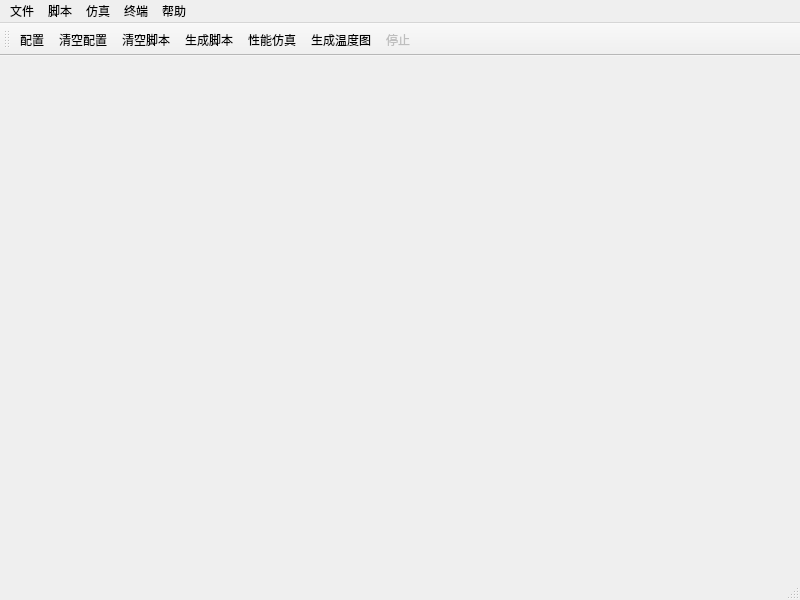
<?xml version="1.0" encoding="UTF-8"?>
<ui version="4.0">
 <class>MainPage</class>
 <widget class="QMainWindow" name="MainPage">
  <property name="geometry">
   <rect>
    <x>0</x>
    <y>0</y>
    <width>800</width>
    <height>600</height>
   </rect>
  </property>
  <property name="windowTitle">
   <string>Simulation Guide</string>
  </property>
  <property name="toolButtonStyle">
   <enum>Qt::ToolButtonIconOnly</enum>
  </property>
  <widget class="QWidget" name="centralwidget">
   <layout class="QHBoxLayout" name="horizontalLayout">
    <item>
     <widget class="ProbeWidget" name="probeWidget" native="true"/>
    </item>
    <item>
     <widget class="ChoiceWidget" name="choiceWidget" native="true"/>
    </item>
    <item>
     <widget class="HeatMapViewer" name="heatMapViewer" native="true"/>
    </item>
   </layout>
  </widget>
  <widget class="QMenuBar" name="menubar">
   <property name="geometry">
    <rect>
     <x>0</x>
     <y>0</y>
     <width>800</width>
     <height>28</height>
    </rect>
   </property>
   <property name="layoutDirection">
    <enum>Qt::LeftToRight</enum>
   </property>
   <property name="defaultUp">
    <bool>false</bool>
   </property>
   <widget class="QMenu" name="menu">
    <property name="title">
     <string>帮助</string>
    </property>
    <addaction name="actionAbout"/>
    <addaction name="actionAboutqt"/>
   </widget>
   <widget class="QMenu" name="menu_2">
    <property name="title">
     <string>仿真</string>
    </property>
    <addaction name="actionSimulatePerformance"/>
    <addaction name="actionGenHeatMap"/>
   </widget>
   <widget class="QMenu" name="menu_3">
    <property name="title">
     <string>脚本</string>
    </property>
    <addaction name="actionConfigure"/>
    <addaction name="actionClearConfig"/>
    <addaction name="actionCleanScript"/>
    <addaction name="actionGenScript"/>
   </widget>
   <widget class="QMenu" name="menu_4">
    <property name="title">
     <string>文件</string>
    </property>
    <addaction name="actionQuit"/>
   </widget>
   <widget class="QMenu" name="menu_5">
    <property name="title">
     <string>终端</string>
    </property>
    <addaction name="actionTerminate"/>
   </widget>
   <addaction name="menu_4"/>
   <addaction name="menu_3"/>
   <addaction name="menu_2"/>
   <addaction name="menu_5"/>
   <addaction name="menu"/>
  </widget>
  <widget class="QToolBar" name="toolBar">
   <property name="enabled">
    <bool>true</bool>
   </property>
   <property name="allowedAreas">
    <set>Qt::TopToolBarArea</set>
   </property>
   <property name="iconSize">
    <size>
     <width>30</width>
     <height>30</height>
    </size>
   </property>
   <property name="toolButtonStyle">
    <enum>Qt::ToolButtonTextUnderIcon</enum>
   </property>
   <attribute name="toolBarArea">
    <enum>TopToolBarArea</enum>
   </attribute>
   <attribute name="toolBarBreak">
    <bool>false</bool>
   </attribute>
   <addaction name="actionConfigure"/>
   <addaction name="actionClearConfig"/>
   <addaction name="actionCleanScript"/>
   <addaction name="actionGenScript"/>
   <addaction name="actionSimulatePerformance"/>
   <addaction name="actionGenHeatMap"/>
   <addaction name="actionTerminate"/>
  </widget>
  <widget class="QStatusBar" name="statusbar">
   <property name="enabled">
    <bool>true</bool>
   </property>
  </widget>
  <action name="actionAbout">
   <property name="text">
    <string>关于</string>
   </property>
  </action>
  <action name="actionSimulatePerformance">
   <property name="icon">
    <iconset resource="../../../res.qrc">
     <normaloff>:/img/per_sim_icon.png</normaloff>:/img/per_sim_icon.png</iconset>
   </property>
   <property name="text">
    <string>性能仿真</string>
   </property>
  </action>
  <action name="action_3">
   <property name="text">
    <string>功耗仿真</string>
   </property>
  </action>
  <action name="actionGenHeatMap">
   <property name="icon">
    <iconset resource="../../../res.qrc">
     <normaloff>:/img/temp_icon.png</normaloff>:/img/temp_icon.png</iconset>
   </property>
   <property name="text">
    <string>生成温度图</string>
   </property>
   <property name="toolTip">
    <string>生成温度图</string>
   </property>
  </action>
  <action name="actionGenScript">
   <property name="icon">
    <iconset resource="../../../res.qrc">
     <normaloff>:/img/gen_icon.png</normaloff>:/img/gen_icon.png</iconset>
   </property>
   <property name="text">
    <string>生成脚本</string>
   </property>
   <property name="toolTip">
    <string>生成脚本</string>
   </property>
  </action>
  <action name="actionQuit">
   <property name="text">
    <string>退出</string>
   </property>
   <property name="shortcut">
    <string>Ctrl+Q</string>
   </property>
  </action>
  <action name="actionConfigure">
   <property name="icon">
    <iconset resource="../../../res.qrc">
     <normaloff>:/img/conf_icon.png</normaloff>:/img/conf_icon.png</iconset>
   </property>
   <property name="text">
    <string>配置</string>
   </property>
  </action>
  <action name="actionCleanScript">
   <property name="icon">
    <iconset resource="../../../res.qrc">
     <normaloff>:/img/clean_icon.png</normaloff>:/img/clean_icon.png</iconset>
   </property>
   <property name="text">
    <string>清空脚本</string>
   </property>
   <property name="toolTip">
    <string>清空脚本</string>
   </property>
  </action>
  <action name="actionTerminate">
   <property name="enabled">
    <bool>false</bool>
   </property>
   <property name="icon">
    <iconset resource="../../../res.qrc">
     <normaloff>:/img/terminate_icon.png</normaloff>:/img/terminate_icon.png</iconset>
   </property>
   <property name="text">
    <string>停止</string>
   </property>
   <property name="shortcut">
    <string>Ctrl+C</string>
   </property>
  </action>
  <action name="actionAboutqt">
   <property name="text">
    <string>关于Qt</string>
   </property>
  </action>
  <action name="actionClearConfig">
   <property name="icon">
    <iconset resource="../../../res.qrc">
     <normaloff>:/img/clear_conf_icon.png</normaloff>:/img/clear_conf_icon.png</iconset>
   </property>
   <property name="text">
    <string>清空配置</string>
   </property>
  </action>
 </widget>
 <customwidgets>
  <customwidget>
   <class>ChoiceWidget</class>
   <extends>QWidget</extends>
   <header location="global">ui/widget/choicewidget.h</header>
   <container>1</container>
  </customwidget>
  <customwidget>
   <class>ProbeWidget</class>
   <extends>QWidget</extends>
   <header location="global">ui/widget/probewidget.h</header>
   <container>1</container>
  </customwidget>
  <customwidget>
   <class>HeatMapViewer</class>
   <extends>QWidget</extends>
   <header location="global">ui/widget/heatmapviewer.h</header>
   <container>1</container>
  </customwidget>
 </customwidgets>
 <resources>
  <include location="../../../res.qrc"/>
 </resources>
 <connections/>
</ui>
